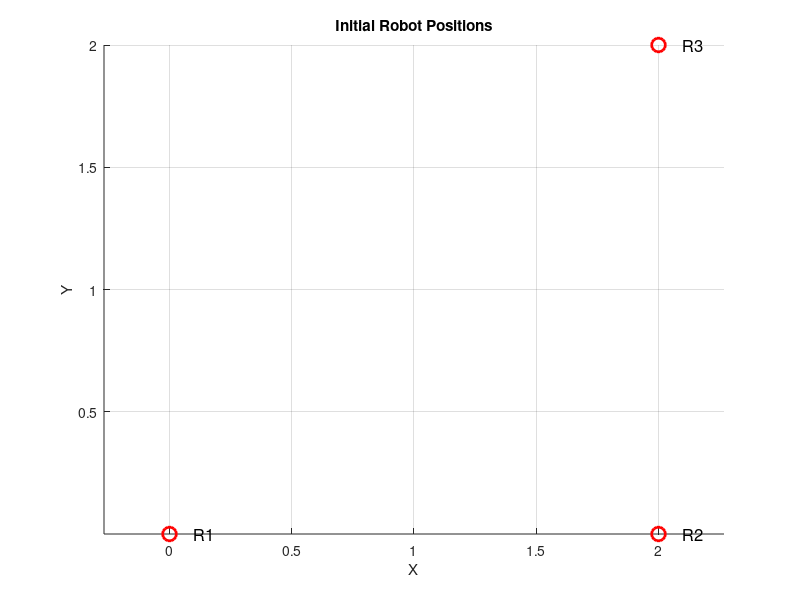

Here is the MATLAB script that generated this plot: (Note: this script raises an error after producing the figure.)
fclose all; close all; clear all; clc;% Load data with original column names
% Main script
global global_noise_factor;
global global_noise_range;

global_noise_range = 0.0;
global_noise_factor = 0.0;


% Initial positions of robots
robot_start_positions = [0 0; 2 0; 2 2]
% robot_start_positions = [-5 -2; 2 -2; -2 2; 2 2]
% robot_start_positions = [-5 -2; 2 -2; -2 2]
% robot_start_positions = [0 0; 5 0; 3 3; 0 5]
%       ; 2 2; 5 1; 0 2; 4 2];  % Each row is [x, y] for one robot 

positions = robot_start_positions;
figure;
hold on;
for i = 1:size(positions, 1)
    plot(positions(i,1), positions(i,2), 'ro', 'MarkerSize', 10, 'LineWidth', 2);
    text(positions(i,1)+0.1, positions(i,2), sprintf('R%d', i), 'FontSize', 12);
end
grid on;
xlabel('X');
ylabel('Y');
hold off;
title('Initial Robot Positions');
axis equal;

%% Start conditions
% Plot initial positions
actual_positions = robot_start_positions;


%% Movement
% Movement of robots one step at a time
% distances = computeDistances(actual_positions)
% for i = 1:50
%     actual_positions = move_robot_step(actual_positions, 1, -1, -1);
%     actual_positions = move_robot_step(actual_positions, 2, 1, -1);
%     actual_positions = move_robot_step(actual_positions, 3, -1, 1);
%     actual_positions = move_robot_step(actual_positions, 4, 1, 1);
%     
%     plotRobotsAfter(actual_positions);
% 
% end
for i = 1:50
%     actual_positions = move_robot_step(actual_positions, 1, -1, -1);
%     actual_positions = move_robot_step(actual_positions, 2, 1, -1);
    actual_positions = move_robot_step(actual_positions, 3, 1, 1);
%     actual_positions = move_robot_step(actual_positions, 4, 1, 1);
    
    plotRobotsAfter(actual_positions);

end


% [actual_positions,estimated_positions] = find_movement_vector(actual_positions,estimated_positions, 1, -1, -1, 0.1);

% [actual_positions,estimated_positions] = move_to_target(actual_positions,estimated_positions, 2, 1, -1, 0.1);
% [actual_positions,estimated_positions] = move_to_target(actual_positions,estimated_positions, 3, -1, 1, 0.1);
% [actual_positions,estimated_positions] = move_to_target(actual_positions,estimated_positions, 4, 1, 1, 0.1);




%% Final position plotting
positions = actual_positions;
for i = 1:size(positions, 1)
    plot(positions(i,1), positions(i,2), 'ro', 'MarkerSize', 10, 'LineWidth', 2);
end

%%
function actual_positions = move_robot_step(actual_positions, robot_id, target_x, target_y)
    [total_distance,angle] = find_movement_vector(actual_positions, robot_id, target_x, target_y);
    angle_noise_deg = -10 + (20)*rand();  % Random number between -10 and +10
    angle_noise_rad = deg2rad(angle_noise_deg);

    dx = 1/5*total_distance*cos(angle+angle_noise_rad);
    dy = 1/5*total_distance*sin(angle+angle_noise_rad);
    actual_positions = moveRobot(actual_positions, robot_id, dx, dy);
end

%%
function [total_distance,angle] = find_movement_vector(actual_positions, robot_id, target_x, target_y)
    % Step 1: Estimate current position using trilateration
    [x_est, y_est] = getEstimatedPosition(actual_positions, robot_id);
    
    % Step 2: Compute total displacement
    total_dx = target_x - x_est;
    total_dy = target_y - y_est;
    total_distance = norm([total_dx, total_dy]); % magnitude
    angle = atan2(total_dy,total_dx);            % direction
end

%% Function for trilateration
function [x_est, y_est] = getEstimatedPosition(actual_positions, robot_id)
    % robot_positions: n x 2 matrix [x, y]
    % distances:       n x n matrix (distance from i to j)
    % robot_id:        index of the current robot (1 to n)


    distances = computeDistances(actual_positions)
    
    [x_est, y_est] = Trilateration_2D(actual_positions, distances,robot_id);
end



%% Function for trilateration
function [x, y] = Trilateration_2D(actual_positions, distances,robot_id)

    n = size(actual_positions, 1);
    
    if robot_id > n || robot_id < 1
        error('robot_id is out of bounds.');
    end
    % Exclude the current robot
    idx = setdiff(1:n, robot_id);
    
    % Get neighbor positions and distances
    neighbor_positions = actual_positions(idx, :);
    neighbor_distances = distances(robot_id, idx)';

    x_prev = actual_positions(robot_id, 1);
    y_prev = actual_positions(robot_id, 2);
    
    % Combine into [x, y, d] format
    data = [neighbor_positions, neighbor_distances];

    n = size(data, 1);
    
    if n < 2
        error('At least two reference points are required.');
    elseif n == 2
        % Two-circle intersection (choose one of the two possible points)
        [x1, y1, d1] = deal(data(1,1), data(1,2), data(1,3));
        [x2, y2, d2] = deal(data(2,1), data(2,2), data(2,3));
        
        D = sqrt((x2 - x1)^2 + (y2 - y1)^2);
        
        if D > d1 + d2 || D < abs(d1 - d2) || D == 0
            error('No solution: the circles do not intersect or are coincident.');
        end
        
        % Intersection points
        a = (d1^2 - d2^2 + D^2) / (2 * D);
        px = x1 + a * (x2 - x1) / D;
        py = y1 + a * (y2 - y1) / D;
        h = sqrt(d1^2 - a^2);
        rx = -(y2 - y1) * (h / D);
        ry =  (x2 - x1) * (h / D);
        
        % Two possible solutions
        xA = px + rx;
        yA = py + ry;
        xB = px - rx;
        yB = py - ry;
        
        % Choose the closer one to the previous position
        distA = hypot(xA - x_prev, yA - y_prev);
        distB = hypot(xB - x_prev, yB - y_prev);
        
        if distA < distB
            x = xA;
            y = yA;
        else
            x = xB;
            y = yB;
        end
        
        % Save current position
        x_prev = x;
        y_prev = y;
        
    else
        % Least-squares trilateration for 3+ references
        A = [];
        b = [];
        x1 = data(1,1);
        y1 = data(1,2);
        d1 = data(1,3);

        for i = 2:n
            xi = data(i,1);
            yi = data(i,2);
            di = data(i,3);
            
            A_i = [2*(xi - x1), 2*(yi - y1)];
            b_i = d1^2 - di^2 + xi^2 - x1^2 + yi^2 - y1^2;
            
            A = [A; A_i];
            b = [b; b_i];
        end

        % Least-squares solution
        pos = (A\b);
        x = pos(1);
        y = pos(2);
    end
end


%% Function to plot robots
function plotRobotsAfter(positions)
    hold on;
    for i = 1:size(positions, 1)
        plot(positions(i,1), positions(i,2), 'bo', 'MarkerSize', 4, 'LineWidth', 2);
    end
end

%% Function to compute pairwise distances between robots
function distances = computeDistances(positions)
    n = size(positions, 1);
    distances = zeros(n);

    global global_noise_range;  % Declare the global variable
    % Distance + 10cm noise 
    %     noise_range = 0;  % 10 cm noise (in meters)
    %     noise_range = 0.1;  % 10 cm noise (in meters)
    noise_range = global_noise_range;

    for i = 1:n
        for j = 1:n
            if i ~= j
                dx = positions(i,1) - positions(j,1);
                dy = positions(i,2) - positions(j,2);
                true_dist = sqrt(dx^2 + dy^2);

                % Add uniform noise between -0.1 and +0.1
                noise = (rand() - 0.5) * 2 * noise_range;
                distances(i,j) = true_dist + noise;
            end
        end
    end

end

%% Function to move a robot
function updated_positions = moveRobot(positions, robot_id, dx, dy)
    % positions: current robot positions [n x 2]
    % robot_id: index of the robot being moved
    % dx, dy: movement in x and y directions
    % noise_factor: a small value representing how much noise is proportional to movement

    global global_noise_factor;  % Declare the global variable
    noise_factor = global_noise_factor;
%     noise_factor=0.01;
%     noise_factor=0.01;

    % Calculate the updated position
    updated_positions = positions;
    updated_positions(robot_id, 1) = updated_positions(robot_id, 1) + dx;
    updated_positions(robot_id, 2) = updated_positions(robot_id, 2) + dy;

    % Calculate the noise based on movement distance (proportional to dx, dy)
    noise_x = noise_factor * dx * (2*rand - 1);  % Random noise in x (range: -dx to +dx)
    noise_y = noise_factor * dy * (2*rand - 1);  % Random noise in y (range: -dy to +dy)

    % Apply the noise to the updated positions
    updated_positions(robot_id, 1) = updated_positions(robot_id, 1) + noise_x;
    updated_positions(robot_id, 2) = updated_positions(robot_id, 2) + noise_y;
end
